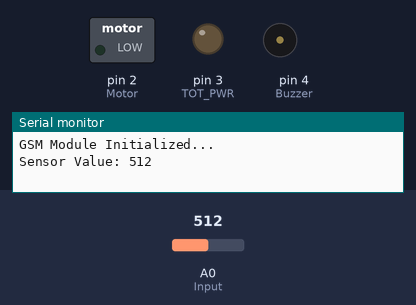
A sketch run on a simulated Arduino Uno, built with avr-gcc and run on an emulated ATmega328P. Shown: switched loads named in the sketch (green lamp = pin HIGH), output pins drawn as LEDs (lit = HIGH), buzzer (waves = sounding, pin HIGH), the last lines printed to the serial monitor. Inputs (shaded band) come from the test bench; at power-on: A0 (Input) = 512. The modem accepts every AT command (registered, SIM ready, sends succeed) and sends nothing else.

Above: at 0.2 s.
At 23.8 s:
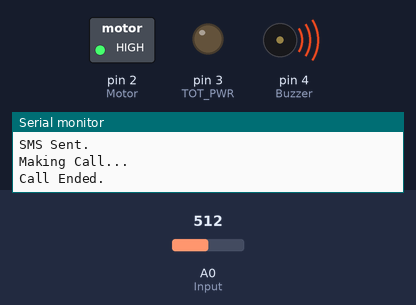
At 40.1 s:
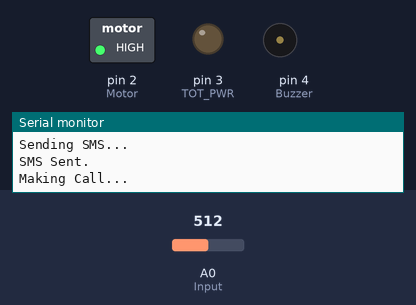
Timing chart, 0 to 65.8 s (numbered marks = the images above):
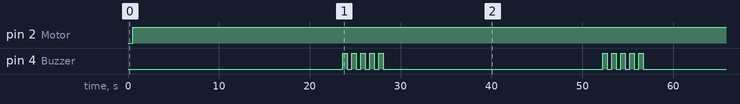

Measured:
- by itself, pin 2 (Motor): LOW → HIGH at 0.50 s
- by itself, pin 4 (Buzzer): repeats every 28.6 s: 4 × (LOW 0.50 s, HIGH 0.50 s), LOW 24.1 s, HIGH 0.50 s
- by itself, everything shown: repeats every 57.2 s, in 20 steps

The sketch:

lpg_detection.ino
```cpp
#include <SoftwareSerial.h>

SoftwareSerial sim800l(10, 11); // RX, TX for GSM module

int Input = A0;
int Motor = 2;
int TOT_PWR = 3;
int Buzzer = 4;

int val;
int MAX = 300; // Threshold for gas leakage
String phoneNumber = "+1234567890"; // Replace with your actual phone number

void setup() {
  Serial.begin(9600);
  sim800l.begin(9600); // Start communication with GSM module

  pinMode(Input, INPUT);
  pinMode(Motor, OUTPUT);
  pinMode(TOT_PWR, OUTPUT);
  pinMode(Buzzer, OUTPUT);

  Serial.println("GSM Module Initialized...");
}

void loop() {
  val = analogRead(A0);
  Serial.print("Sensor Value: ");
  Serial.println(val);
  delay(500);

  if (val >= MAX) {
    Serial.println("GAS LEAK DETECTED!");
    digitalWrite(Motor, HIGH);
    digitalWrite(TOT_PWR, LOW);
    alertUser(); // Send SMS and Call
    buzzAlarm();
  } else {
    digitalWrite(Motor, LOW);
    digitalWrite(Buzzer, LOW);
    digitalWrite(TOT_PWR, HIGH);
    Serial.println("NORMAL CONDITION");
  }
}

void alertUser() {
  sendSMS();
  makeCall();
}

void sendSMS() {
  Serial.println("Sending SMS...");
  sim800l.println("AT+CMGF=1"); // Set SMS mode to text
  delay(1000);
  sim800l.print("AT+CMGS=\"");
  sim800l.print(phoneNumber); // Send to this number
  sim800l.println("\"");
  delay(1000);
  sim800l.println("WARNING: GAS LEAK DETECTED! Take immediate action.");
  delay(1000);
  sim800l.write(26); // End of SMS (CTRL+Z)
  delay(5000);
  Serial.println("SMS Sent.");
}

void makeCall() {
  Serial.println("Making Call...");
  sim800l.print("ATD");
  sim800l.print(phoneNumber);
  sim800l.println(";");
  delay(15000); // Call duration (15 seconds)
  sim800l.println("ATH"); // Hang up
  Serial.println("Call Ended.");
}

void buzzAlarm() {
  for (int i = 0; i < 5; i++) { // Beep 5 times
    digitalWrite(Buzzer, HIGH);
    delay(500);
    digitalWrite(Buzzer, LOW);
    delay(500);
  }
}
```
